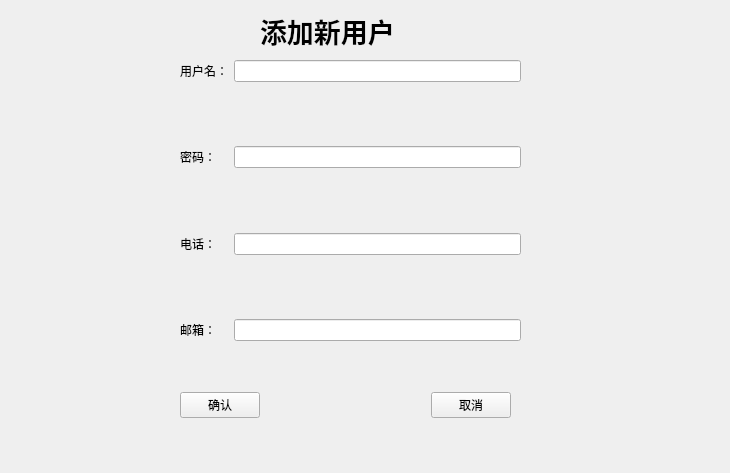
<?xml version="1.0" encoding="UTF-8"?>
<ui version="4.0">
 <class>Form</class>
 <widget class="QWidget" name="Form">
  <property name="geometry">
   <rect>
    <x>0</x>
    <y>0</y>
    <width>730</width>
    <height>473</height>
   </rect>
  </property>
  <property name="windowTitle">
   <string>Form</string>
  </property>
  <widget class="QLabel" name="label_5">
   <property name="geometry">
    <rect>
     <x>260</x>
     <y>10</y>
     <width>221</width>
     <height>41</height>
    </rect>
   </property>
   <property name="font">
    <font>
     <family>Arial Black</family>
     <pointsize>20</pointsize>
     <weight>75</weight>
     <bold>true</bold>
    </font>
   </property>
   <property name="text">
    <string>添加新用户</string>
   </property>
  </widget>
  <widget class="QWidget" name="">
   <property name="geometry">
    <rect>
     <x>180</x>
     <y>60</y>
     <width>341</width>
     <height>281</height>
    </rect>
   </property>
   <layout class="QFormLayout" name="formLayout">
    <item row="1" column="0">
     <widget class="QLabel" name="label">
      <property name="text">
       <string>用户名：</string>
      </property>
     </widget>
    </item>
    <item row="1" column="1">
     <widget class="QLineEdit" name="lineEdit"/>
    </item>
    <item row="3" column="0">
     <widget class="QLabel" name="label_2">
      <property name="text">
       <string>密码：</string>
      </property>
     </widget>
    </item>
    <item row="3" column="1">
     <widget class="QLineEdit" name="lineEdit_2"/>
    </item>
    <item row="5" column="0">
     <widget class="QLabel" name="label_3">
      <property name="text">
       <string>电话：</string>
      </property>
     </widget>
    </item>
    <item row="5" column="1">
     <widget class="QLineEdit" name="lineEdit_3"/>
    </item>
    <item row="7" column="0">
     <widget class="QLabel" name="label_4">
      <property name="text">
       <string>邮箱：</string>
      </property>
     </widget>
    </item>
    <item row="7" column="1">
     <widget class="QLineEdit" name="lineEdit_4"/>
    </item>
    <item row="2" column="1">
     <spacer name="verticalSpacer">
      <property name="orientation">
       <enum>Qt::Vertical</enum>
      </property>
      <property name="sizeHint" stdset="0">
       <size>
        <width>20</width>
        <height>40</height>
       </size>
      </property>
     </spacer>
    </item>
    <item row="4" column="1">
     <spacer name="verticalSpacer_2">
      <property name="orientation">
       <enum>Qt::Vertical</enum>
      </property>
      <property name="sizeHint" stdset="0">
       <size>
        <width>20</width>
        <height>40</height>
       </size>
      </property>
     </spacer>
    </item>
    <item row="6" column="1">
     <spacer name="verticalSpacer_3">
      <property name="orientation">
       <enum>Qt::Vertical</enum>
      </property>
      <property name="sizeHint" stdset="0">
       <size>
        <width>20</width>
        <height>40</height>
       </size>
      </property>
     </spacer>
    </item>
   </layout>
  </widget>
  <widget class="QWidget" name="">
   <property name="geometry">
    <rect>
     <x>180</x>
     <y>390</y>
     <width>331</width>
     <height>30</height>
    </rect>
   </property>
   <layout class="QHBoxLayout" name="horizontalLayout">
    <item>
     <widget class="QPushButton" name="pushButton">
      <property name="text">
       <string>确认</string>
      </property>
     </widget>
    </item>
    <item>
     <spacer name="horizontalSpacer">
      <property name="orientation">
       <enum>Qt::Horizontal</enum>
      </property>
      <property name="sizeHint" stdset="0">
       <size>
        <width>40</width>
        <height>20</height>
       </size>
      </property>
     </spacer>
    </item>
    <item>
     <widget class="QPushButton" name="pushButton_2">
      <property name="text">
       <string>取消</string>
      </property>
     </widget>
    </item>
   </layout>
  </widget>
 </widget>
 <resources/>
 <connections/>
</ui>
